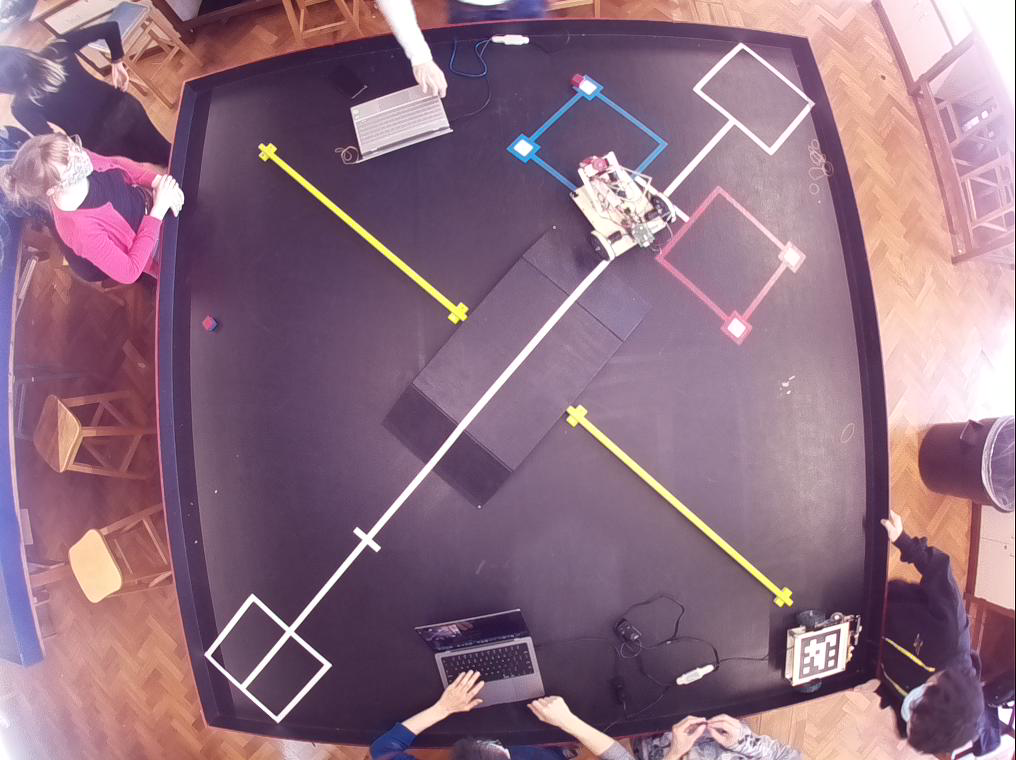
#> input picture Vision/DT_imaged1.png, 1016 x 760 px
$ python -i contours.py   (imports and definitions only)   (older library calls are emulated)
#> lines starting #> are read from the running program, lines starting #| are printed output that depends on the picture; after the words box and inside, x2 and y2 are one past the last pixel; in counts of white or black regions, pixels touching at a corner belong together
#> further down, picture is the input picture: shape (760, 1016, 3); mean B, G, R 128.7, 111.2, 142.8
import numpy as np
import cv2


def get_contour(pic):
    im = pic
    # Convert to graycsale
    imgray = cv2.cvtColor(im, cv2.COLOR_BGR2GRAY)
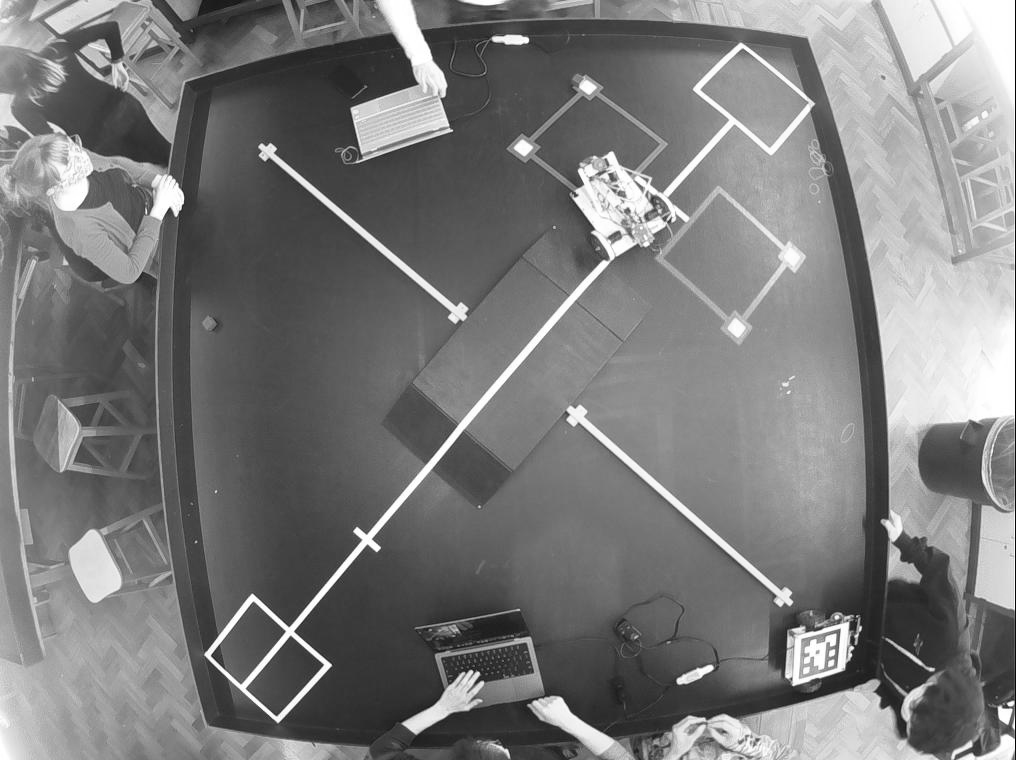
#> imgray: shape (760, 1016); min 1, max 255, mean 122.6
    imgray = get_canny_edge(imgray)
    ret, thresh = cv2.threshold(imgray, 230, 255, 0)
    contours, hierarchy = cv2.findContours(thresh, cv2.RETR_TREE, cv2.CHAIN_APPROX_SIMPLE)
    return contours


def get_sobel_edge(pic):
    img = pic
    img_blur = cv2.GaussianBlur(img, (3,3), sigmaX=0.1, sigmaY=0.1)
    grad_x = cv2.Sobel(src=img_blur, ddepth=cv2.CV_16S, dx=1, dy=0, ksize=3)
    grad_y = cv2.Sobel(src=img_blur, ddepth=cv2.CV_16S, dx=0, dy=1, ksize=3)
    abs_grad_x = cv2.convertScaleAbs(grad_x)
    abs_grad_y = cv2.convertScaleAbs(grad_y)
    return abs_grad_x + abs_grad_y


def get_canny_edge(pic):
    img = pic

    ######### Blur the image for better edge detection
    img = cv2.GaussianBlur(img, (3,3), 0)


    ######## Sharpen the image
    # kernel = np.array([[0, -1, 0],
    #                [-1, 5,-1],
    #                [0, -1, 0]])
    # image_sharp = cv2.filter2D(src=img, ddepth=-1, kernel=kernel)

    ######### Canny Edge Detection
    edges = cv2.Canny(image=img, threshold1=60, threshold2=200)
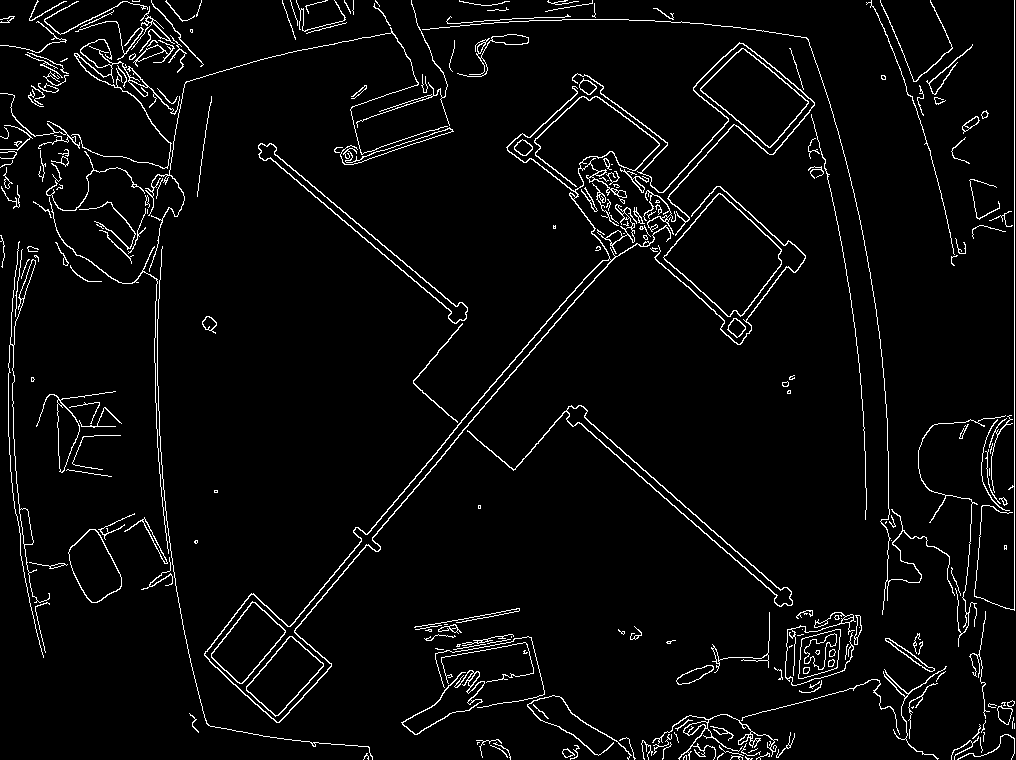
#> edges: shape (760, 1016); 4.1% white in thin lines or dots

    return edges

>>> import cv2
>>> picture = cv2.imread('DT_imaged1.png')
>>> result = get_contour(picture)
#> in get_contour, `contours, hierarchy = cv2.findContours(thresh, cv2.RETR_TREE, cv2.CHAI..`: contours = 375 contours, 230 with area under 20; largest, box (x1, y1, x2, y2) and area: (204, 86, 671, 723) 12820, (204, 258, 612, 723) 11340, (663, 193, 782, 317) 8124, (663, 193, 782, 317) 7906, (700, 48, 809, 148) 5414
#> result has the same summary as contours in get_contour

$ run again, on Vision/UDT_imaged2.png
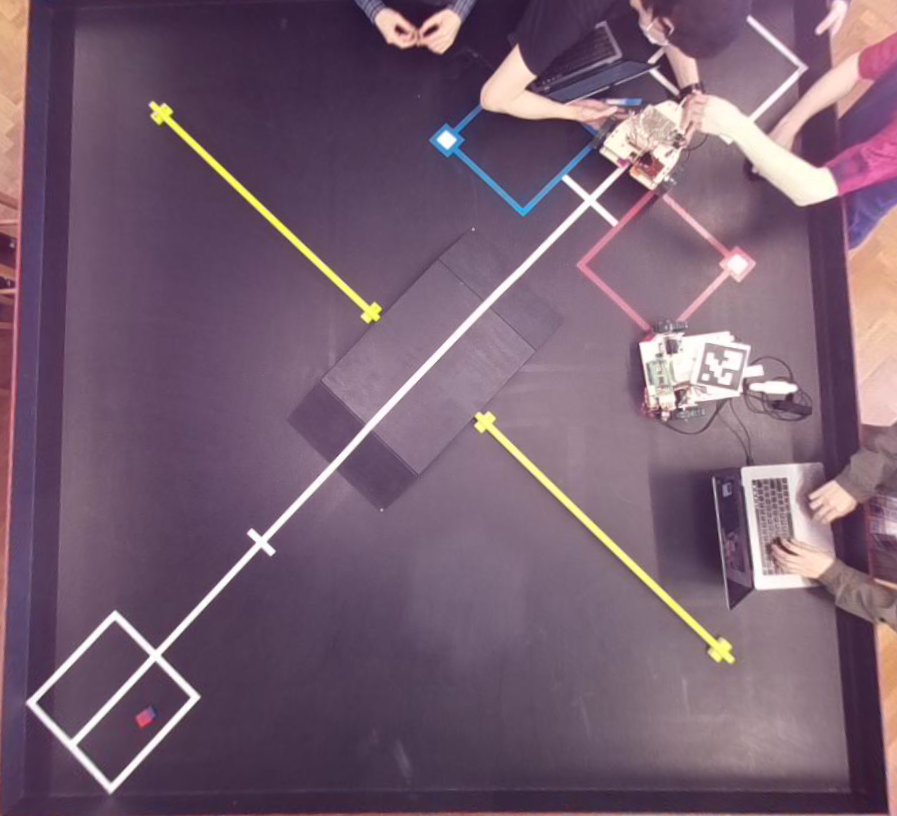
#> input picture Vision/UDT_imaged2.png, 897 x 816 px
#> picture is the input picture: shape (816, 897, 3); mean B, G, R 113.3, 95, 119.4
#> in get_contour, `imgray = cv2.cvtColor(im, cv2.COLOR_BGR2GRAY)`:
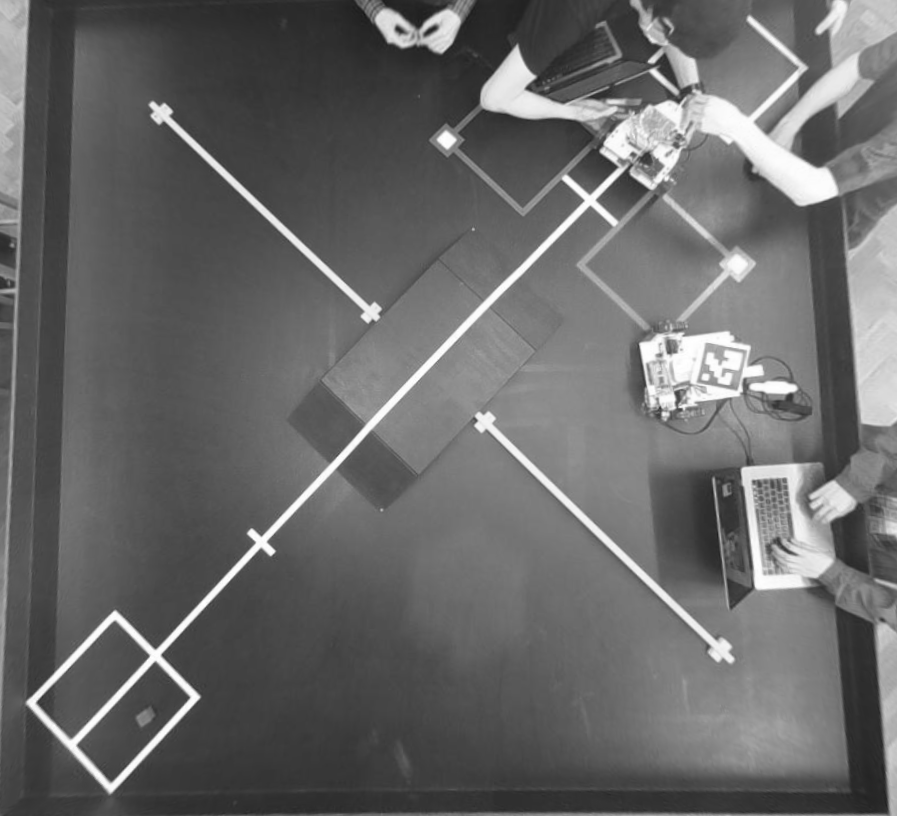
#> imgray: shape (816, 897); min 19, max 255, mean 104.3
#> in get_canny_edge, `edges = cv2.Canny(image=img, threshold1=60, threshold2=200)`:
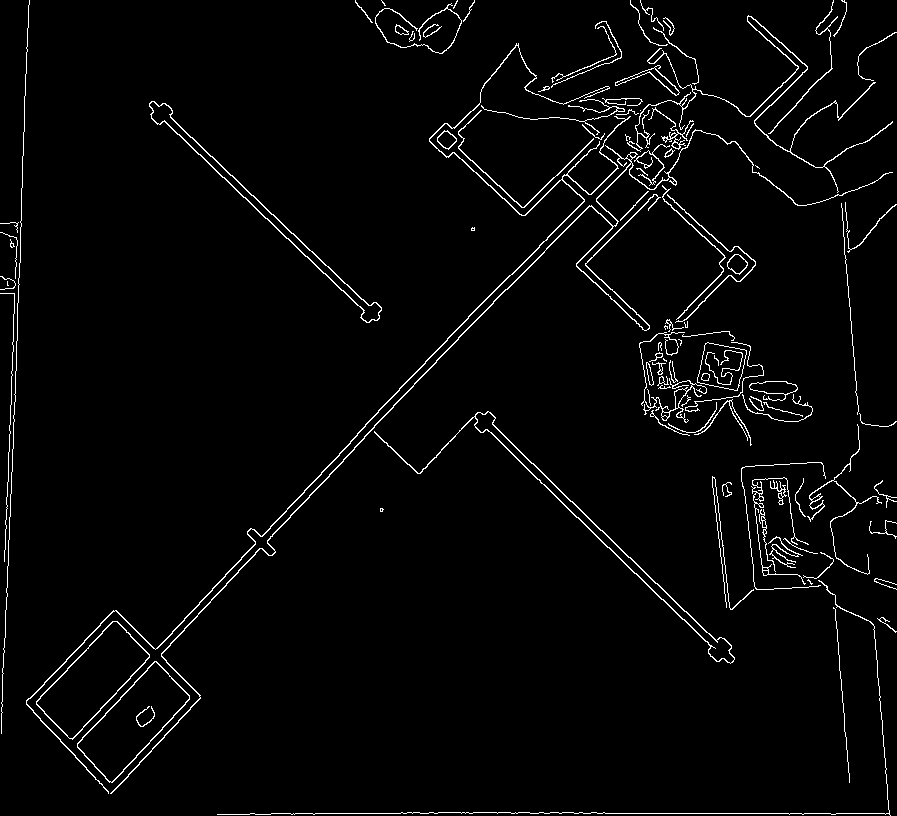
#> edges: shape (816, 897); 2.8% white in thin lines or dots
#> contours = 151 contours, 82 with area under 20; largest, box (x1, y1, x2, y2) and area: (77, 661, 190, 783) 6084, (36, 621, 150, 740) 6035, (77, 661, 190, 783) 5866, (36, 621, 150, 739) 5823, (374, 411, 735, 664) 3290
#> result has the same summary as contours in get_contour

$ run again, on Vision/test_image1.png
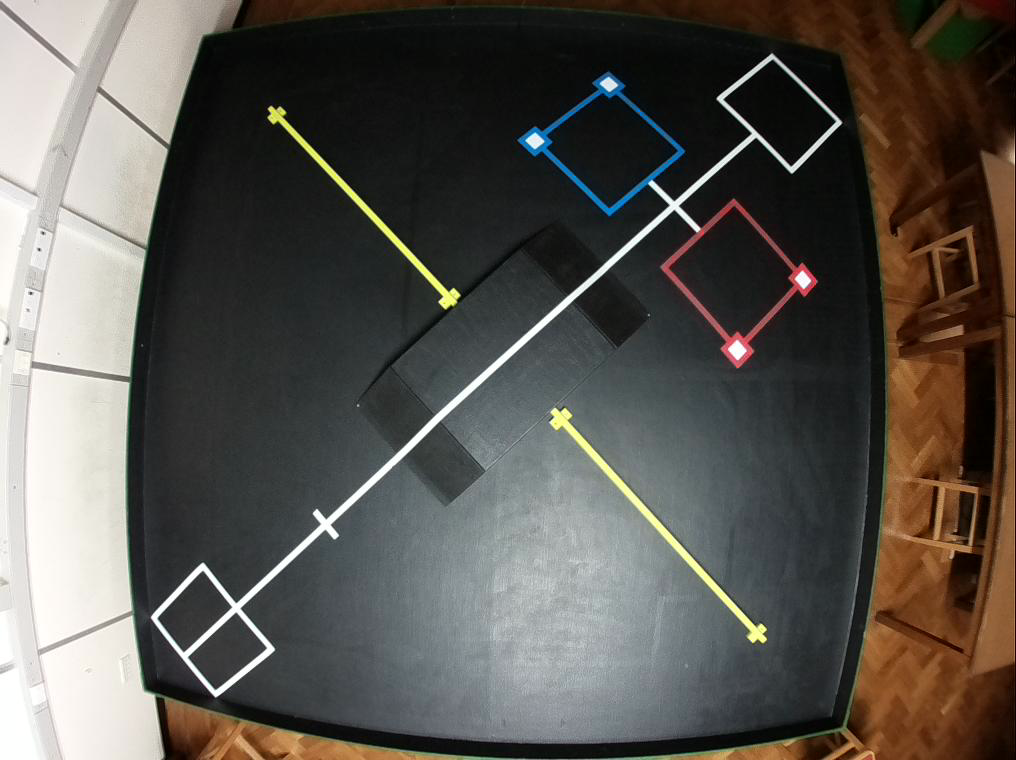
#> input picture Vision/test_image1.png, 1016 x 760 px
#> picture is the input picture: shape (760, 1016, 3); mean B, G, R 79.8, 85.5, 89.2
#> in get_contour, `imgray = cv2.cvtColor(im, cv2.COLOR_BGR2GRAY)`:
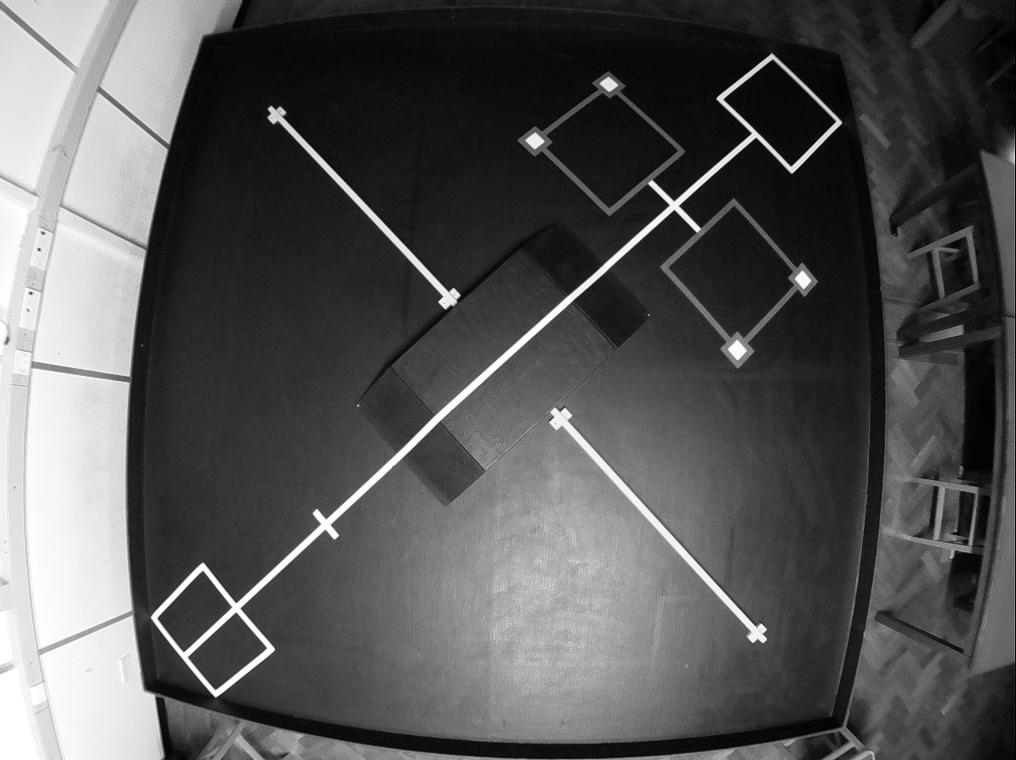
#> imgray: shape (760, 1016); min 0, max 255, mean 85.8
#> in get_canny_edge, `edges = cv2.Canny(image=img, threshold1=60, threshold2=200)`:
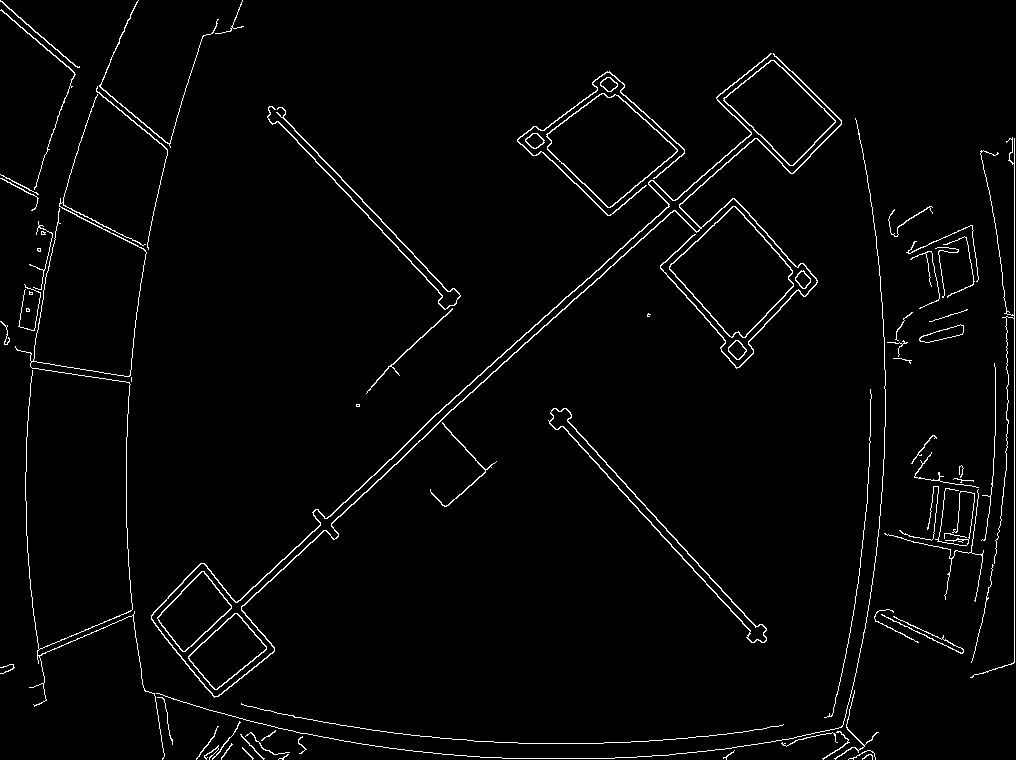
#> edges: shape (760, 1016); 2.5% white in thin lines or dots
#> contours = 93 contours, 50 with area under 20; largest, box (x1, y1, x2, y2) and area: (669, 206, 794, 338) 9120, (669, 206, 794, 338) 8878, (546, 93, 678, 208) 8391, (547, 93, 678, 208) 8167, (723, 60, 836, 166) 5961
#> result has the same summary as contours in get_contour
